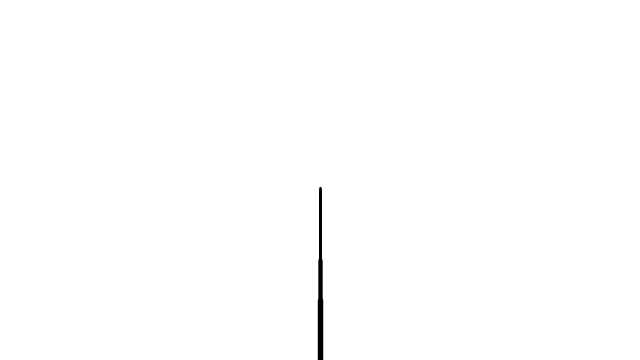
Frame 1 (no input)
Frame 60 (the mouse pressed at the canvas centre just before this capture): identical to frame 1, image omitted
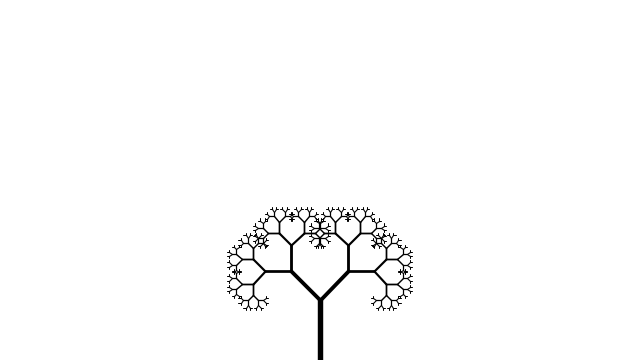
Frame 120 (the mouse held since frame 60 and released just before this capture)

The Processing sketch that drew these frames (run headless with seeded random() and noise(); from frame 60 on, the mouse is pressed at the canvas centre):

// Processing sketch: Exercise_8_07_Tree
// ── Exercise_8_07_Tree.pde
// The Nature of Code
// Daniel Shiffman
// http://natureofcode.com

// Recursive Tree
// Renders a simple tree-like structure via recursion
// Branching angle calculated as a function of horizontal mouse position

float theta;   

void setup() {
  size(640, 360);
}

void draw() {
  background(255);
  // Let's pick an angle 0 to 90 degrees based on the mouse position
  theta = map(mouseX,0,width,0,PI/2);

  // Start the tree from the bottom of the screen
  translate(width/2, height);
  stroke(0);
  branch(60);
}

void branch(float len) {
  // Each branch will be 2/3rds the size of the previous one
  float sw = map(len,2,120,1,10);
  strokeWeight(sw);
      
  line(0, 0, 0, -len);
  // Move to the end of that line
  translate(0, -len);

  len *= 0.66;
  // All recursive functions must have an exit condition!!!!
  // Here, ours is when the length of the branch is 2 pixels or less
  if (len > 2) {
    pushMatrix();    // Save the current state of transformation (i.e. where are we now)
    rotate(theta);   // Rotate by theta
    branch(len);       // Ok, now call myself to draw two new branches!!
    popMatrix();     // Whenever we get back here, we "pop" in order to restore the previous matrix state

    // Repeat the same thing, only branch off to the "left" this time!
    pushMatrix();
    rotate(-theta);
    branch(len);
    popMatrix();
  }
}
